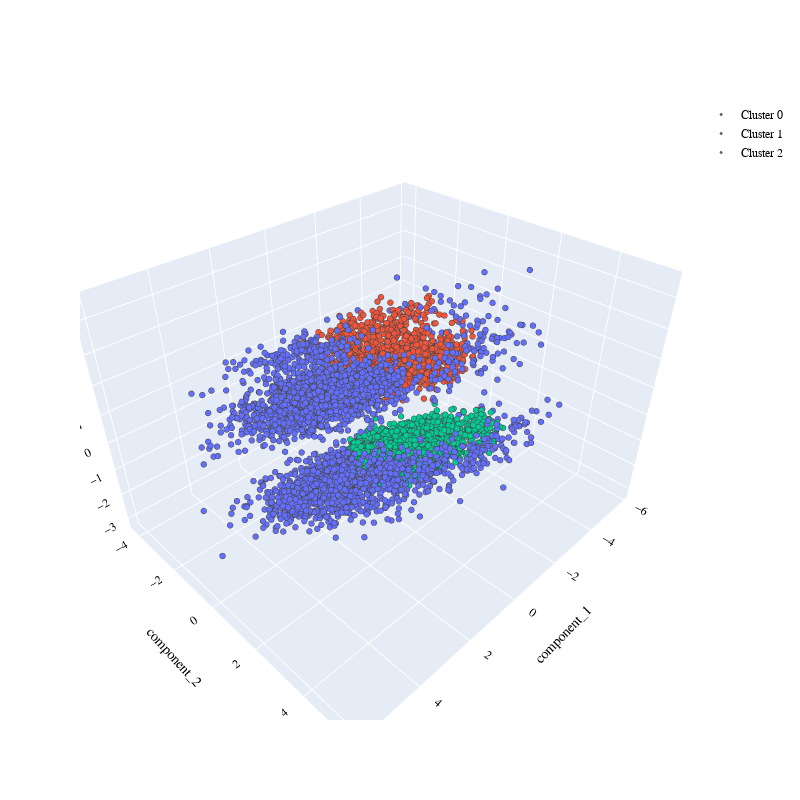

Notebook code for this chart:
### Code cell
# build a 3-D graph
mygraph = go.Figure()

for C in list(pcadf.hclust_cluster.unique()):
    mygraph.add_trace(
        go.Scatter3d(
            x=pcadf[pcadf.hclust_cluster == C]['component_1'],
            y=pcadf[pcadf.hclust_cluster == C]['component_2'],
            z=pcadf[pcadf.hclust_cluster == C]['component_3'],
            mode='markers',
            marker_size=2,
            marker_line_width=1,
            name='Cluster ' + str(C)))


mygraph.update_layout(width=800,
                      height=800,
                      autosize=True,
                      showlegend=True,
                      scene=dict(
                          xaxis=dict(title='component_1',
                                     titlefont_color='black'),
                          yaxis=dict(title='component_2',
                                     titlefont_color='black'),
                          zaxis=dict(title='component_3',
                                     titlefont_color='black')),
                      font=dict(family="Gilroy",
                                color='black',
                                size=12))

### Figure 1 — Plotly figure (JSON) as saved in the notebook; plotly's stock layout.template omitted (floating-point values rounded to 4 significant figures; data arrays with more than 128 entries replaced by an {"elided": "..."} marker saying what was removed)
{"data": [{"marker": {"line": {"width": 1}, "size": 2}, "mode": "markers", "name": "Cluster 0", "type": "scatter3d", "x": {"elided": "3762 float values"}, "y": {"elided": "3762 float values"}, "z": {"elided": "3762 float values"}}, {"marker": {"line": {"width": 1}, "size": 2}, "mode": "markers", "name": "Cluster 1", "type": "scatter3d", "x": {"elided": "2256 float values"}, "y": {"elided": "2256 float values"}, "z": {"elided": "2256 float values"}}, {"marker": {"line": {"width": 1}, "size": 2}, "mode": "markers", "name": "Cluster 2", "type": "scatter3d", "x": {"elided": "2690 float values"}, "y": {"elided": "2690 float values"}, "z": {"elided": "2690 float values"}}], "layout": {"autosize": true, "font": {"color": "black", "family": "Gilroy", "size": 12}, "height": 800, "scene": {"xaxis": {"title": {"font": {"color": "black"}, "text": "component_1"}}, "yaxis": {"title": {"font": {"color": "black"}, "text": "component_2"}}, "zaxis": {"title": {"font": {"color": "black"}, "text": "component_3"}}}, "showlegend": true, "width": 800}}
